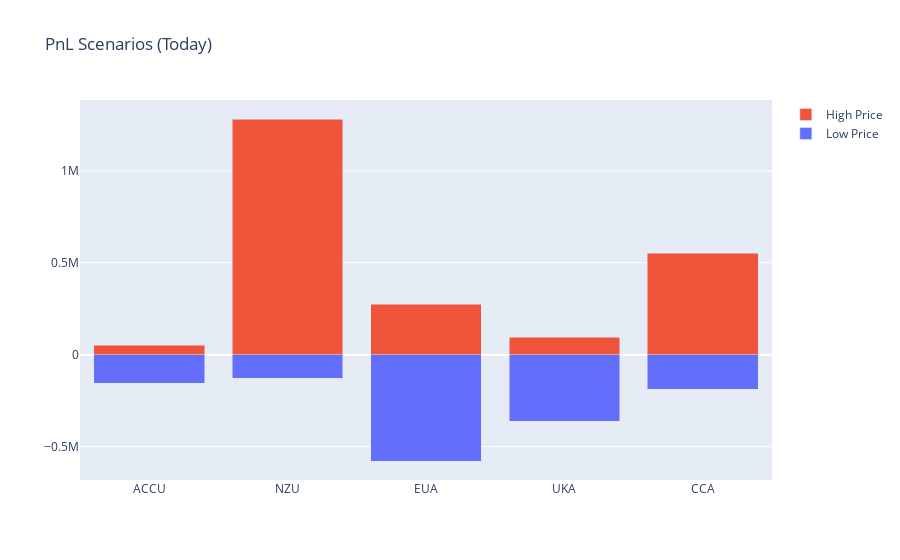

The code cell stored with this chart in its notebook:
### Code cell
fig = go.Figure()
for i in list(price_frame_today)[1:]:
    fig.add_trace(go.Bar(x=price_frame_today.Mkt, y=price_frame_today[i], name=i, base=0))
fig.update_layout(barmode='stack', title='PnL Scenarios (Today)')
fig.show()

### Figure 1 — Plotly figure (JSON) as saved in the notebook; plotly's stock layout.template omitted (floating-point values rounded to 4 significant figures)
{"data": [{"base": 0, "name": "Low Price", "type": "bar", "x": ["ACCU", "NZU", "EUA", "UKA", "CCA"], "y": [-154200.0, -128900.0, -578400.0, -363400.0, -187400.0]}, {"base": 0, "name": "High Price", "type": "bar", "x": ["ACCU", "NZU", "EUA", "UKA", "CCA"], "y": [50770.0, 1282000.0, 275300.0, 95640.0, 551300.0]}], "layout": {"barmode": "stack", "title": {"text": "PnL Scenarios (Today)"}}}
